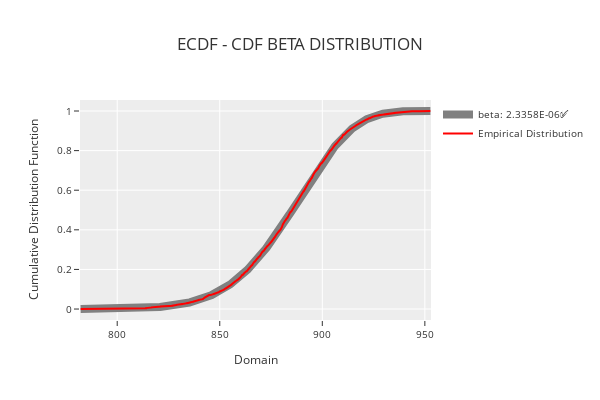

Source (notebook cell):
### Code cell
phitter.plot_ecdf_distribution("beta")

### Figure 1 — Plotly figure (JSON) as saved in the notebook; plotly's stock layout.template omitted (floating-point values rounded to 4 significant figures; data arrays with more than 128 entries replaced by an {"elided": "..."} marker saying what was removed)
{"data": [{"line": {"color": "rgba(128,128,128,1)", "width": 8}, "mode": "lines", "name": "beta: 2.3358E-06✅", "type": "scatter", "x": {"elided": "1000 float values"}, "y": {"elided": "1000 float values"}}, {"line": {"color": "rgba(255,0,0,1)", "width": 2}, "mode": "lines", "name": "Empirical Distribution", "showlegend": true, "type": "scatter", "x": {"elided": "4314 float values"}, "y": {"elided": "4315 float values"}}], "layout": {"height": 400, "legend": {"font": {"size": 10}, "orientation": "v", "title": {"font": {"size": 10}}, "xanchor": "left", "y": 1, "yanchor": "auto"}, "title": {"text": "ECDF - CDF BETA DISTRIBUTION"}, "width": 600, "xaxis": {"range": [781.9, 953.0], "tickfont": {"size": 10}, "title": {"font": {"size": 12}, "text": "Domain"}}, "yaxis": {"tickfont": {"size": 10}, "title": {"font": {"size": 12}, "text": "Cumulative Distribution Function"}}}}
